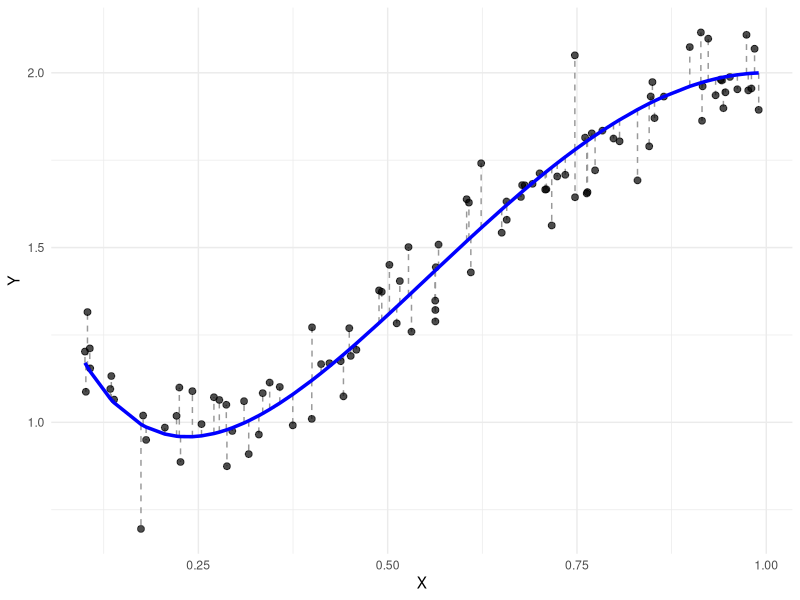
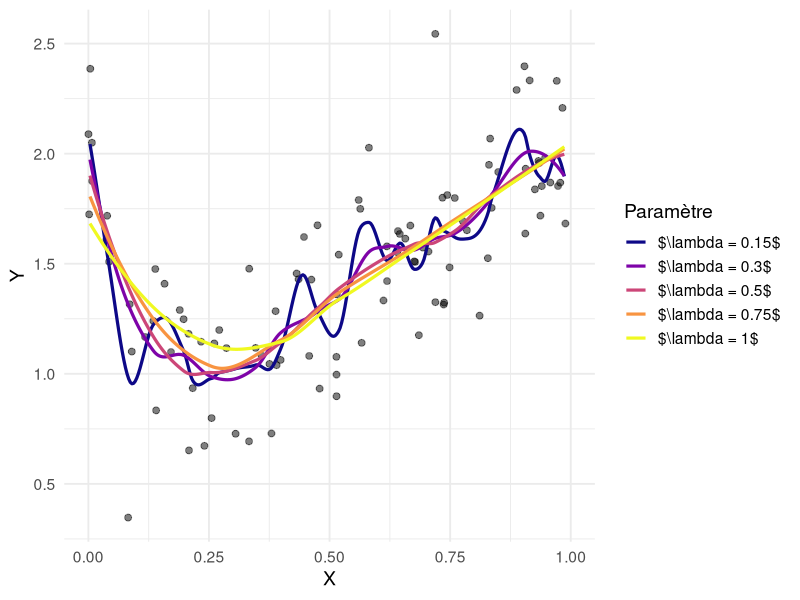
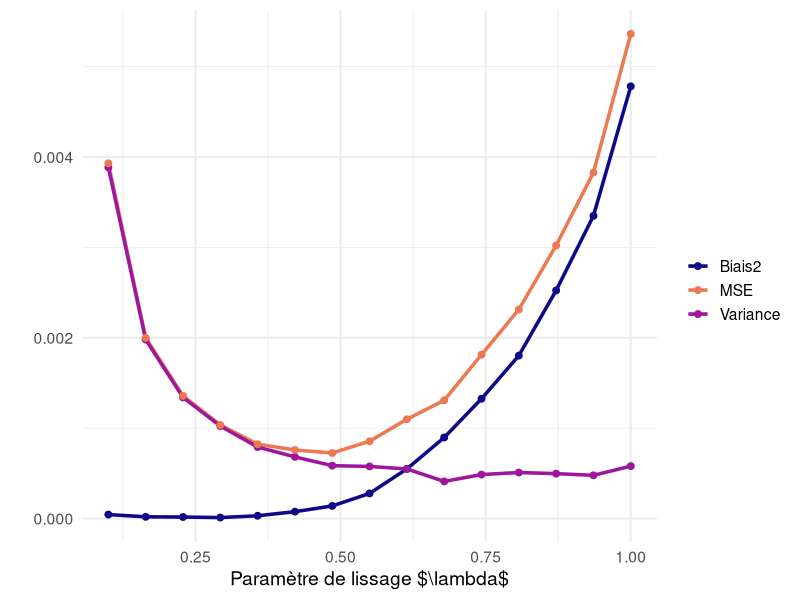

Write R code to recreate these figures, in order.
## ---- chunk 1
#| label: fig-model-pdf
#| fig-cap: "Les différents éléments du modèle. Les points représentent les données observées $(X_i, Y_i)$. La courbe bleue représente la fonction $f$ et les lignes pointillées représentent l'erreur associée à chaque observation."
#| warning: false
#| eval: true

# Load required package
library(ggplot2)

# Set seed for reproducibility
set.seed(42)

# 1. Generate data
n <- 100
x <- sort(runif(n, 0.1, 1))
f_x <- 4 * x * (1 - x) * log(x) + 2
epsilon <- rnorm(n, mean = 0, sd = 0.1)
y <- f_x + epsilon

# 2. Create data frame
data <- data.frame(x = x, y = y, f_x = f_x)

# 3. Plot
ggplot(data, aes(x, y)) +
  # Vertical lines: error = Y - f(X)
  geom_segment(
    aes(x = x, xend = x, y = f_x, yend = y),
    color = "gray60", linetype = "dashed"
  ) +
  # Observed points
  geom_point(color = "black", alpha = 0.7, size = 2) +
  # True function
  geom_line(aes(x = x, y = f_x), color = "blue", size = 1.2) +
  labs(
    x = "X", y = "Y"
  ) +
  theme_minimal()

## ---- chunk 2
#| label: fig-plot-pdf
#| fig-cap: "Différents estimateurs de la fonction $f$."
#| warning: false
#| eval: true
#| echo: false

# Load packages
library(ggplot2)
library(dplyr)
library(tidyr)

set.seed(42)

# 1. Simulate a single dataset
n <- 100
sigma <- 0.3
x <- sort(runif(n, 0, 1))
y <- 4 * x * (1 - x) * log(x) + 2 + rnorm(n, 0, sigma)
df <- data.frame(x = x, y = y)

# 2. Define grid and spans to compare
x_grid <- seq(0, 1, length.out = 300)
spans_to_plot <- c(0.15, 0.3, 0.5, 0.75, 1.0)

# 3. Compute loess fits for each span
fits <- lapply(spans_to_plot, function(s) {
  loess_model <- loess(y ~ x, data = df, span = s)
  y_hat <- predict(loess_model, newdata = data.frame(x = x_grid))
  data.frame(x = x_grid, y_hat = y_hat, span = paste0("$\\lambda = ", s, "$"))
})

fit_df <- bind_rows(fits)

# 4. Plot
ggplot() +
  geom_point(data = df, aes(x, y), color = "black", alpha = 0.5, size = 2) +
  geom_line(data = fit_df, aes(x, y_hat, color = span), size = 1.1) +
  scale_color_viridis_d(option = "C") +
  labs(
    x = "X", y = "Y",
    color = "Paramètre"
  ) +
  theme_minimal(base_size = 14)
## ---- chunk 3
#| label: fig-bias-variance-pdf
#| fig-cap: "Compromis biais/variance."
#| warning: false
#| eval: true
#| echo: false

# Load packages
library(ggplot2)
library(dplyr)
library(tidyr)

set.seed(42)

# Parameters
n <- 100              # number of observations per dataset
n_sim <- 100          # number of simulated datasets
spans <- seq(0.1, 1, length.out = 15)  # LOESS smoothing parameters
sigma <- 0.1          # noise standard deviation
x_grid <- seq(0.1, 1, length.out = 200)
f_true <- 4 * x_grid * (1 - x_grid) * log(x_grid) + 2

# Storage for predictions
results <- list()

for (s in spans) {
  pred_matrix <- matrix(NA, nrow = length(x_grid), ncol = n_sim)
  
  for (sim in 1:n_sim) {
    x <- sort(runif(n, 0.01, 1.1))
    y <- 4 * x * (1 - x) * log(x) + 2 + rnorm(n, 0, sigma)
    df <- data.frame(x = x, y = y)
    
    # Fit loess model with span = s
    model <- loess(y ~ x, data = df, span = s, degree = 2)
    pred <- predict(model, newdata = data.frame(x = x_grid), )
    
    pred_matrix[, sim] <- pred
  }
  
  # For each point in x_grid, compute bias², variance, MSE
  mean_pred <- rowMeans(pred_matrix, na.rm = TRUE)
  bias2 <- (mean_pred - f_true)^2
  var_pred <- apply(pred_matrix, 1, var, na.rm = TRUE)
  mse <- bias2 + var_pred
  
  results[[as.character(s)]] <- data.frame(
    span = s,
    Biais2 = mean(bias2),
    Variance = mean(var_pred),
    MSE = mean(mse)
  )
}

# Combine and reshape results
results_df <- bind_rows(results)
results_long <- pivot_longer(
  results_df,
  cols = c("Biais2", "Variance", "MSE"),
  names_to = "component", values_to = "value"
)

# Plot
ggplot(results_long, aes(x = span, y = value, color = component)) +
  geom_line(size = 1.2) +
  geom_point(size = 2) +
  scale_color_manual(
    values = c("Biais2" = "#0D0887FF", "Variance" = "#9C179EFF", "MSE" = "#ED7953FF")
  ) +
  labs(
    x = "Paramètre de lissage $\\lambda$" ,
    y = "",
    color = ""
  ) +
  theme_minimal(base_size = 14)
